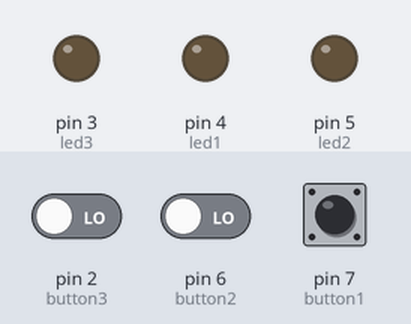
A sketch run on a simulated Arduino Uno, built with avr-gcc and run on an emulated ATmega328P. On the bench: output pins drawn as LEDs (lit = HIGH). The inputs (shaded band) are chosen by the test bench; at power-on: pin 7 (button1) HIGH, pin 2 (button3) LOW, pin 6 (button2) LOW.

Above: at 1.2 s.
1.3 s: pin 7 (button1) pulled LOW for 0.15 s
At 1.7 s:
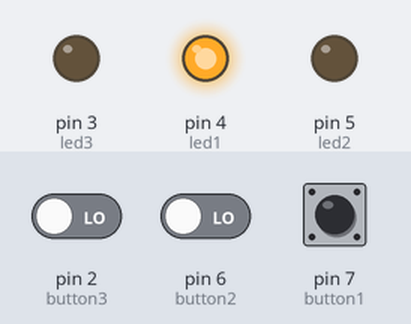
Timing chart, 0 to 4.3 s (numbered marks = the images above; inputs shaded):
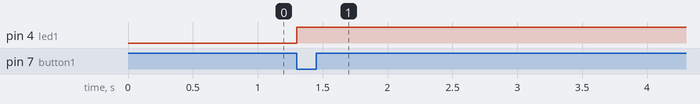

Measured:
- after the input at 1.3 s, pin 4 (led1): LOW → HIGH at once

The sketch:

ledcontroller.ino
```cpp
int led1=PD4;
int led2=PD5;
int led3=PD3;
int button1=PD7;
int button2=PD6;
int button3=PD2;
int bs, bs1, bs2;
int s=LOW, s1=LOW, s2=LOW;
void setup() {
  // put your setup code here, to run once:
  pinMode(led1, OUTPUT);
  pinMode(led2, OUTPUT);
  pinMode(led3, OUTPUT);
  pinMode(button1, INPUT);
  pinMode(button2, INPUT);
  pinMode(button3, INPUT);
  Serial.begin(9600);
}

void loop() {
  bs = digitalRead(button1);
  bs1 = digitalRead(button2);
  bs2 = digitalRead(button3);

  if (bs == LOW){
    leds(led1);
  }

}

void leds(int led) {
  analogWrite(led, 255);

}
```
